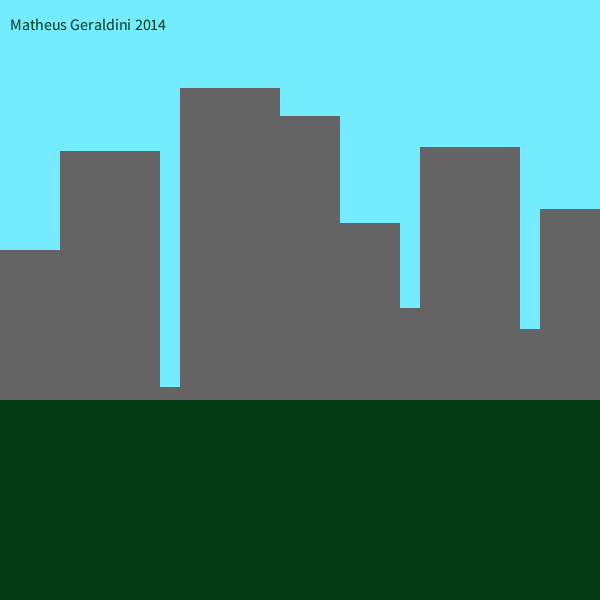
Frame 1 (no input)
Frame 60 (the mouse pressed at the canvas centre just before this capture): identical to frame 1, image omitted
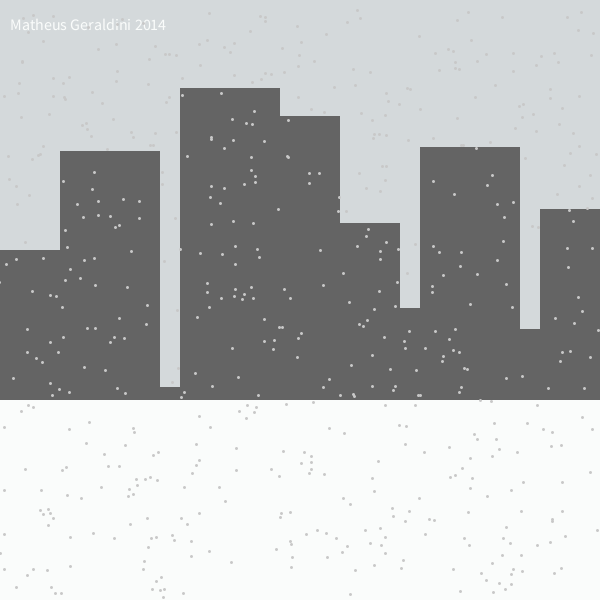
Frame 120 (the mouse held since frame 60 and released just before this capture)

The Processing sketch that drew these frames (run headless with seeded random() and noise(); from frame 60 on, the mouse is pressed at the canvas centre):

// Processing sketch: processing_140570
// ── processing_140570.pde

/*"O Clima" by Matheus Geraldini, licensed under Creative Commons Attribution-Share Alike 3.0 and GNU GPL license.
Work: http://openprocessing.org/visuals/?visualID= 133293
License: Este trabalho estÃ¡ licenciado sob uma LicenÃ§a Creative Commons AtribuiÃ§Ã£o 4.0 Internacional. Para ver uma cÃ³pia desta licenÃ§a, visite http://creativecommons.org/licenses/by/4.0/deed.pt_BR.*/
//referencia do professor merkle para a neve
// Neve
int pingos=600;
int predios=10;
float [] chuvax;
float [] chuvay;
int [] np;
 
 
void setup() {
  size(600, 600);
  chuvax = new float[pingos];
  chuvay = new float[pingos];
  
  for (int i=0; i<pingos; i++)
  {
    chuvax[i] = floor(random(width));
    chuvay[i] = floor(random(height));
  }
  
  np = new int [predios];
    
  for (int p=0; p<10; p++)
  {
    np[p] = floor(random(10,390));
  }
}
 
void draw() {

  if (mouseX<width/2) {
    background (116, 235, 255);
    stroke(150);
    strokeWeight(3);
    noStroke();
    fill(100,100,100);
    predios();
    //grama
    fill(2, 59, 22);
    rect(0, 400, 600, 200);
    stroke(200);
    nome();
  }
  
  else {
    
    background (212, 217, 219);
    size (600,600);
    stroke(150);
    strokeWeight(3);
    noStroke();
    fill(100,100,100);
    predios();
    //chao com neve
    fill(250, 252, 251);
    rect(0, 400, 600, 200);
    stroke(200);
    nome();
    
    for (int i=0; i<pingos; i++)
    {
      point(chuvax[i], chuvay[i]);
      chuvay[i]=chuvay[i]+random(-0.1, 0.5);
      chuvax[i]=chuvax[i]+random(-0.1, 0.1);
      if (chuvay[i]>height)
      {
        chuvax[i] = floor(random(width*1.5));
        chuvay[i] = floor(random(height));
      }
    }
  }
}
 
void nome () {
  //nome
  textSize(16);
  text("Matheus Geraldini 2014",10, 30);
}

void predios() {
  //predios
  
  for (int p=0; p<10; p++)
  {
  rect(p*60,400,100,-np[p]);
  }
}
